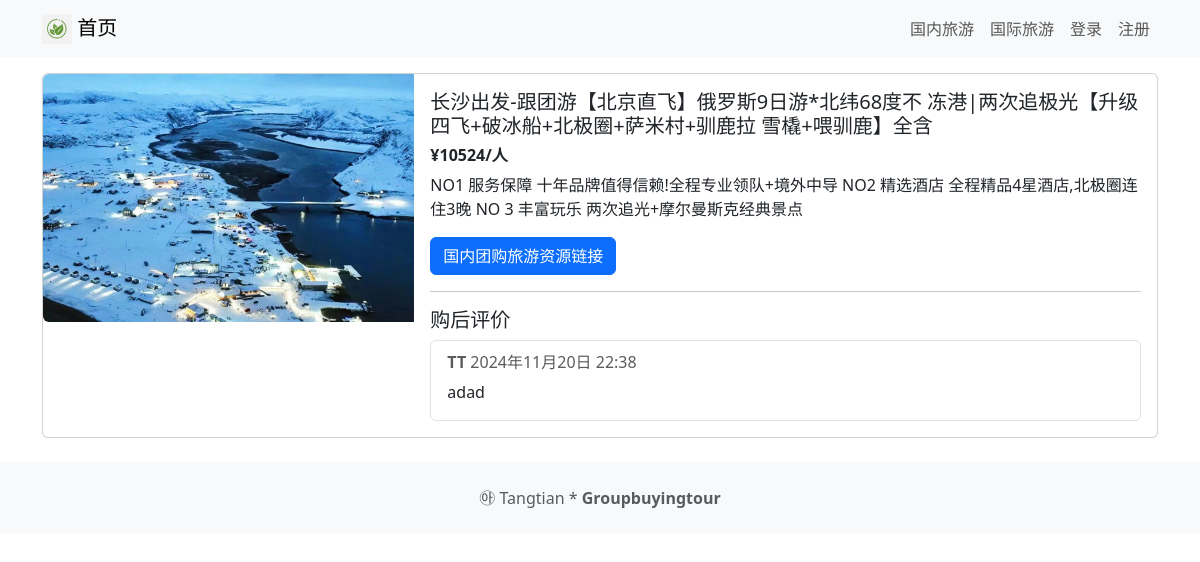
Page /abroad/2 on the committed database.
### abroad/models.py (models this page shows, shortened)
class Abroad(models.Model) :
    title = models.CharField(max_length=100,verbose_name="国际团购旅游方案名")
    description = models.CharField(max_length=350,verbose_name="国际团购旅游方案介绍")
    price = models.CharField(max_length=100,verbose_name="团购价格")
    image =models.ImageField(upload_to='abroad/images/',verbose_name="团购旅游图片")
    url = models.URLField(blank=True,verbose_name="国际团购旅游资源链接")
    class Meta:
        verbose_name = "国际团购旅游"
        verbose_name_plural = "国际团购旅游"

class Review(models.Model) :
    text = models.CharField(max_length=100)
    date = models.DateTimeField(auto_now_add=True)
    user = models.ForeignKey(User, on_delete=models.CASCADE,related_name='abroad_review')
    abroad= models.ForeignKey(Abroad,on_delete=models.CASCADE)
    watchAgain = models.BooleanField()

### abroad/views.py (the view)
# urls.py: path('<int:abroad_id>', views.abroaddetail,name='abroaddetail'),
def abroaddetail(request, abroad_id):
    abroad = get_object_or_404(Abroad, pk=abroad_id)
    reviews = Review.objects.filter(abroad=abroad)
    return render(request, 'abroaddetail.html', {'abroad':
    abroad,'reviews':reviews})

### abroad/templates/abroaddetail.html (shortened to what this page needs)
{% extends 'base.html' %}
{% block content %}
<div class="card mb-3">
    <div class="row g-0">
        <div class="col-md-4">
            <img src="{{ abroad.image.url }}" class="img-fluid rounded-start" alt="">
        </div>
        <div class="col-md-8">
            <div class="card-body">
                <h5 class="card-title">{{ abroad.title }}</h5>
                 <h6 class="card-title fw-bold">{{ abroad.price }}</h6>
                <p class="card-text">{{ abroad.description }}</p>
                <p class="card-text">
                    {% if abroad.url %}
                    <a href="{{ abroad.url }}" class="btn btn-primary">
                        国内团购旅游资源链接
                    </a>
                    {% endif %}
                </p>
               <hr/>
                <h5>购后评价</h5>
                <ul class="list-group">
                    {% for review in reviews %}
                    <li class="list-group-item pb-3 pt-3">
                        <h6 class="card-subtitle mb-2 text-muted">
                            <b>{{ review.user.username }}</b>  {{ review.date }}
                        </h6>
<p class="card-text">{{ review.text }}</p>
                    </li>
                    {% endfor %}
                </ul>
            </div>
        </div>
    </div>
</div>
{% endblock content %}

### rows in the picture
Abroad: image (picture), title "长沙出发-跟团游【北京直飞】俄罗斯9日游*北纬68度不 冻港|两次追极光【升级四飞+破冰船+北极圈+萨米村+驯鹿拉 雪橇+喂驯鹿】全含", price "¥10524/人", description "NO1 服务保障 十年品牌值得信赖!全程专业领队+境外中导 NO2 精选酒店 全程精品4星酒店,北极圈连住3晚 NO 3 丰富玩乐 两次追光+摩尔曼斯克经典景点"
Review: user.username "TT", date "2024年11月20日 22:38", text "adad"
